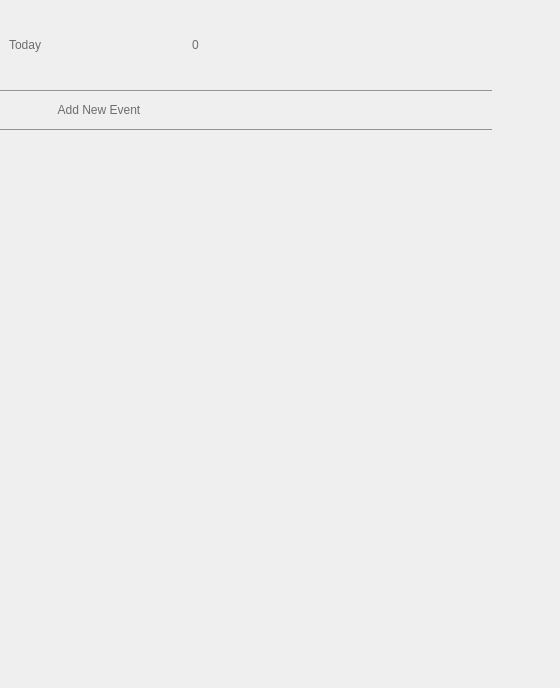
          <widget class="QWidget" name="scrollAreaWidgetContents">
           <property name="geometry">
            <rect>
             <x>0</x>
             <y>0</y>
             <width>560</width>
             <height>688</height>
            </rect>
           </property>
           <layout class="QVBoxLayout" name="tasksLayout">
            <property name="spacing">
             <number>0</number>
            </property>
            <property name="leftMargin">
             <number>0</number>
            </property>
            <property name="topMargin">
             <number>0</number>
            </property>
            <property name="rightMargin">
             <number>0</number>
            </property>
            <property name="bottomMargin">
             <number>0</number>
            </property>
            <item>
             <widget class="QWidget" name="widget_18" native="true">
              <property name="minimumSize">
               <size>
                <width>0</width>
                <height>90</height>
               </size>
              </property>
              <property name="maximumSize">
               <size>
                <width>16777215</width>
                <height>90</height>
               </size>
              </property>
              <layout class="QHBoxLayout" name="horizontalLayout_16">
               <item>
                <widget class="QLabel" name="Current">
                 <property name="sizePolicy">
                  <sizepolicy hsizetype="Preferred" vsizetype="Minimum">
                   <horstretch>0</horstretch>
                   <verstretch>0</verstretch>
                  </sizepolicy>
                 </property>
                 <property name="maximumSize">
                  <size>
                   <width>16777215</width>
                   <height>50</height>
                  </size>
                 </property>
                 <property name="styleSheet">
                  <string notr="true">font: 900 italic 22pt &quot;Roboto&quot;;
color: rgb(109, 109, 109)</string>
                 </property>
                 <property name="text">
                  <string>Today</string>
                 </property>
                </widget>
               </item>
               <item>
                <widget class="QLabel" name="Current_C">
                 <property name="sizePolicy">
                  <sizepolicy hsizetype="Preferred" vsizetype="Minimum">
                   <horstretch>0</horstretch>
                   <verstretch>0</verstretch>
                  </sizepolicy>
                 </property>
                 <property name="maximumSize">
                  <size>
                   <width>16777215</width>
                   <height>50</height>
                  </size>
                 </property>
                 <property name="styleSheet">
                  <string notr="true">font: 900 italic 22pt &quot;Roboto&quot;;
color: rgb(109, 109, 109);</string>
                 </property>
                 <property name="text">
                  <string>0</string>
                 </property>
                </widget>
               </item>
               <item>
                <widget class="QPushButton" name="pushButton">
                 <property name="styleSheet">
                  <string notr="true">color: transparent;
border: 1px solid transparent;
background-color: transparent;</string>
                 </property>
                 <property name="text">
                  <string/>
                 </property>
                </widget>
               </item>
              </layout>
             </widget>
            </item>
            <item>
             <widget class="QWidget" name="widget_21" native="true">
              <property name="sizePolicy">
               <sizepolicy hsizetype="Fixed" vsizetype="Expanding">
                <horstretch>0</horstretch>
                <verstretch>0</verstretch>
               </sizepolicy>
              </property>
              <layout class="QVBoxLayout" name="verticalLayout_4">
               <property name="spacing">
                <number>10</number>
               </property>
               <property name="leftMargin">
                <number>0</number>
               </property>
               <property name="topMargin">
                <number>0</number>
               </property>
               <property name="rightMargin">
                <number>0</number>
               </property>
               <property name="bottomMargin">
                <number>0</number>
               </property>
               <item>
                <layout class="QVBoxLayout" name="eventLayout">
                 <item>
                  <widget class="QPushButton" name="pushButton_7">
                   <property name="minimumSize">
                    <size>
                     <width>0</width>
                     <height>40</height>
                    </size>
                   </property>
                   <property name="maximumSize">
                    <size>
                     <width>16777215</width>
                     <height>40</height>
                    </size>
                   </property>
                   <property name="layoutDirection">
                    <enum>Qt::LayoutDirection::LeftToRight</enum>
                   </property>
                   <property name="styleSheet">
                    <string notr="true">font: 500 12pt &quot;Roboto&quot;;
color: rgb(109, 109, 109);
border-top: 1px solid rgba(109, 109, 109,180);
border-bottom: 1px solid rgba(109, 109, 109,180);
padding-right: 350px;
padding-left: 20px;</string>
                   </property>
                   <property name="text">
                    <string>           Add New Event</string>
                   </property>
                   <property name="icon">
                    <iconset resource="r.qrc">
                     <normaloff>:/images/add-circle-svgrepo-com.svg</normaloff>:/images/add-circle-svgrepo-com.svg</iconset>
                   </property>
                   <property name="iconSize">
                    <size>
                     <width>30</width>
                     <height>30</height>
                    </size>
                   </property>
                  </widget>
                 </item>
                </layout>
               </item>
               <item>
                <spacer name="verticalSpacer_2">
                 <property name="orientation">
                  <enum>Qt::Orientation::Vertical</enum>
                 </property>
                 <property name="sizeHint" stdset="0">
                  <size>
                   <width>20</width>
                   <height>40</height>
                  </size>
                 </property>
                </spacer>
               </item>
              </layout>
             </widget>
            </item>
           </layout>
          </widget>
